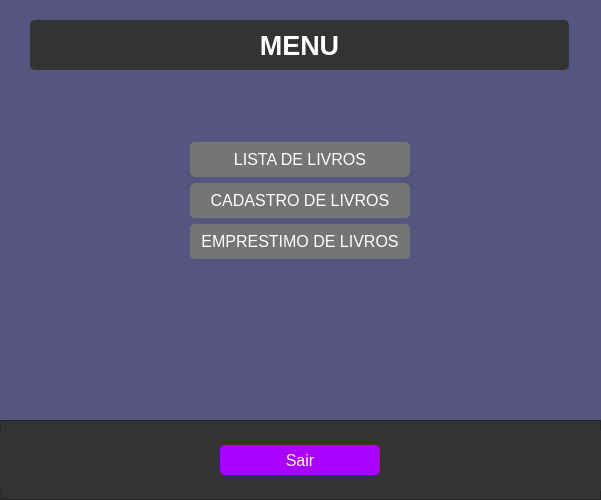
<?xml version="1.0" encoding="UTF-8"?>
<ui version="4.0">
 <class>MainWindow</class>
 <widget class="QMainWindow" name="MainWindow">
  <property name="geometry">
   <rect>
    <x>0</x>
    <y>0</y>
    <width>601</width>
    <height>500</height>
   </rect>
  </property>
  <property name="windowTitle">
   <string>Sistema de Biblioteca</string>
  </property>
  <property name="styleSheet">
   <string notr="true">background-color: rgb(85, 85, 127);</string>
  </property>
  <widget class="QWidget" name="centralwidget">
   <widget class="QWidget" name="verticalLayoutWidget">
    <property name="geometry">
     <rect>
      <x>30</x>
      <y>70</y>
      <width>541</width>
      <height>261</height>
     </rect>
    </property>
    <layout class="QVBoxLayout" name="verticalLayout">
     <item>
      <layout class="QGridLayout" name="gridLayout">
       <item row="0" column="0">
        <widget class="QPushButton" name="botao_listaLivros">
         <property name="maximumSize">
          <size>
           <width>220</width>
           <height>35</height>
          </size>
         </property>
         <property name="font">
          <font>
           <pointsize>12</pointsize>
          </font>
         </property>
         <property name="styleSheet">
          <string notr="true"> color: white; border-radius: 5px;
background-color: rgb(117, 117, 117);</string>
         </property>
         <property name="text">
          <string>LISTA DE LIVROS</string>
         </property>
        </widget>
       </item>
       <item row="1" column="0">
        <widget class="QPushButton" name="botao_cadastroLivros">
         <property name="maximumSize">
          <size>
           <width>220</width>
           <height>35</height>
          </size>
         </property>
         <property name="font">
          <font>
           <pointsize>12</pointsize>
          </font>
         </property>
         <property name="styleSheet">
          <string notr="true"> color: white; border-radius: 5px;
background-color: rgb(117, 117, 117);</string>
         </property>
         <property name="text">
          <string>CADASTRO DE LIVROS</string>
         </property>
        </widget>
       </item>
       <item row="2" column="0">
        <widget class="QPushButton" name="botao_emprestimoLivros">
         <property name="maximumSize">
          <size>
           <width>220</width>
           <height>35</height>
          </size>
         </property>
         <property name="font">
          <font>
           <pointsize>12</pointsize>
          </font>
         </property>
         <property name="styleSheet">
          <string notr="true">color: white; border-radius: 5px;
background-color: rgb(117, 117, 117);</string>
         </property>
         <property name="text">
          <string>EMPRESTIMO DE LIVROS</string>
         </property>
        </widget>
       </item>
      </layout>
     </item>
    </layout>
   </widget>
   <widget class="QFrame" name="frame">
    <property name="geometry">
     <rect>
      <x>0</x>
      <y>420</y>
      <width>601</width>
      <height>80</height>
     </rect>
    </property>
    <property name="styleSheet">
     <string notr="true"> background-color: #333333;</string>
    </property>
    <property name="frameShape">
     <enum>QFrame::StyledPanel</enum>
    </property>
    <property name="frameShadow">
     <enum>QFrame::Raised</enum>
    </property>
    <widget class="QWidget" name="horizontalLayoutWidget">
     <property name="geometry">
      <rect>
       <x>0</x>
       <y>10</y>
       <width>601</width>
       <height>61</height>
      </rect>
     </property>
     <layout class="QHBoxLayout" name="horizontalLayout">
      <item>
       <widget class="QPushButton" name="botao_sair">
        <property name="maximumSize">
         <size>
          <width>160</width>
          <height>30</height>
         </size>
        </property>
        <property name="font">
         <font>
          <pointsize>12</pointsize>
         </font>
        </property>
        <property name="styleSheet">
         <string notr="true">color: white; border-radius: 5px;
background-color: rgb(170, 0, 255);</string>
        </property>
        <property name="text">
         <string>Sair</string>
        </property>
       </widget>
      </item>
     </layout>
    </widget>
   </widget>
   <widget class="QLabel" name="label_5">
    <property name="geometry">
     <rect>
      <x>30</x>
      <y>20</y>
      <width>539</width>
      <height>50</height>
     </rect>
    </property>
    <property name="maximumSize">
     <size>
      <width>16777215</width>
      <height>50</height>
     </size>
    </property>
    <property name="font">
     <font>
      <pointsize>20</pointsize>
      <weight>75</weight>
      <bold>true</bold>
     </font>
    </property>
    <property name="styleSheet">
     <string notr="true">color: white; background-color: #333333; padding: 10px; border-radius: 5px;</string>
    </property>
    <property name="text">
     <string>MENU</string>
    </property>
    <property name="alignment">
     <set>Qt::AlignCenter</set>
    </property>
   </widget>
  </widget>
 </widget>
 <resources/>
 <connections/>
</ui>
